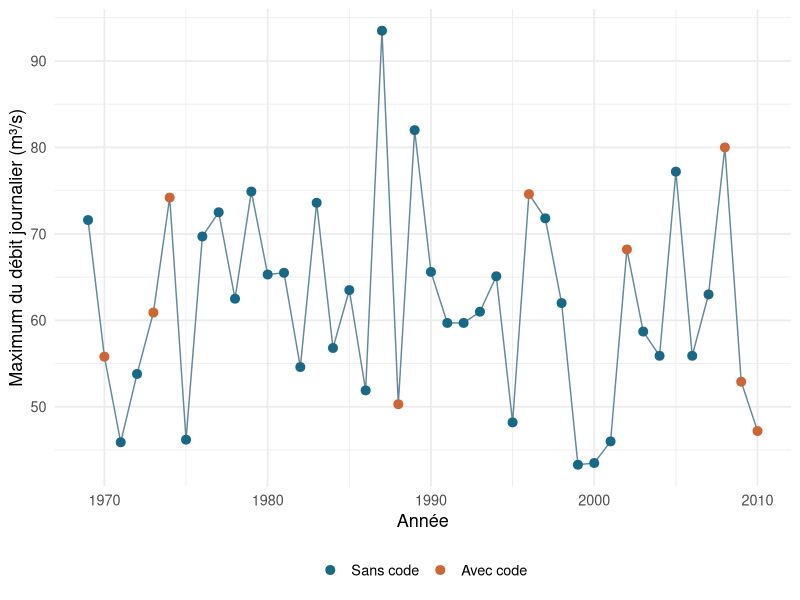
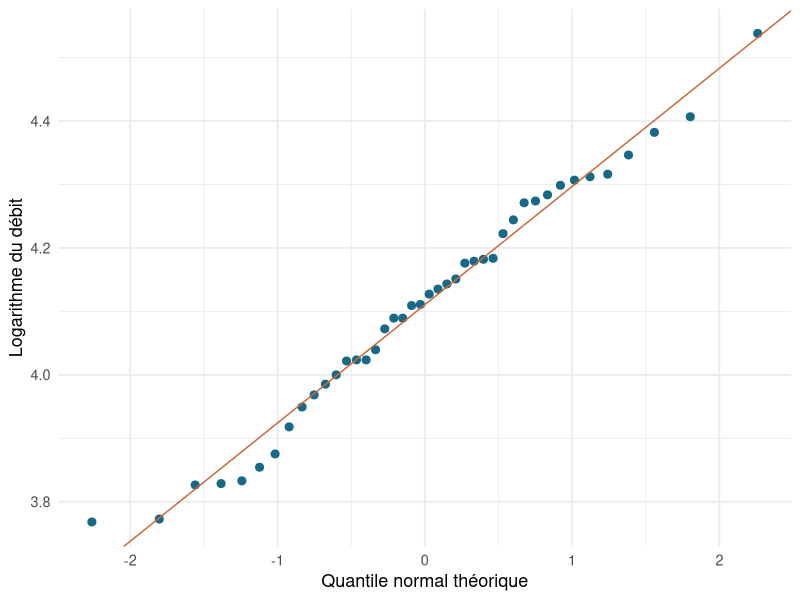
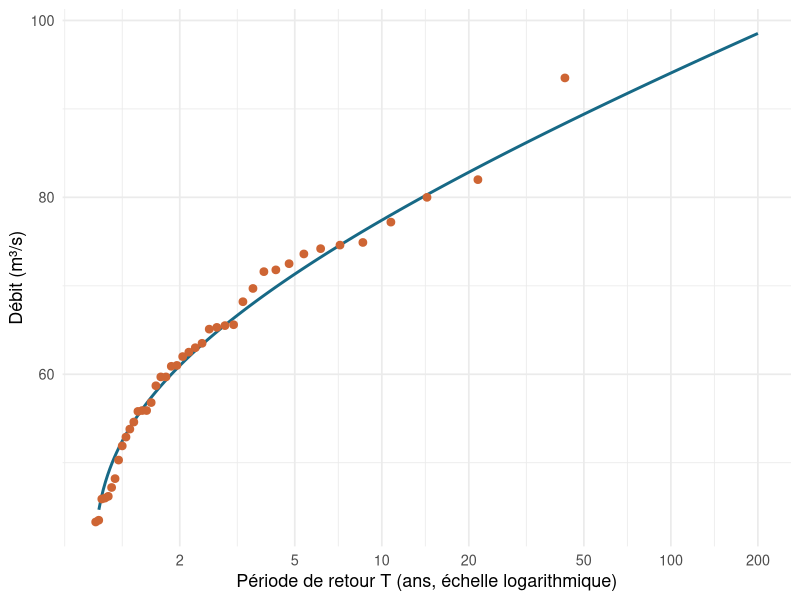
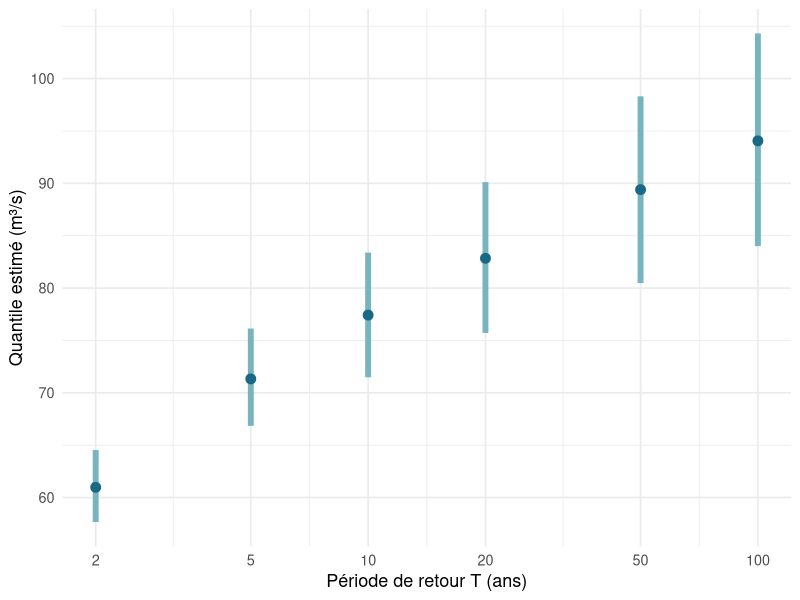

Write the R code that produced these figures, in order.
## ---- chunk 1
# Bibliothèques et réglages utilisés dans ce document.
library(readr)
library(dplyr)
library(tidyr)
library(ggplot2)
library(knitr)
library(scales)

theme_set(theme_minimal(base_size = 13))
fmt <- function(x, digits = 1) {
  formatC(x, format = "f", digits = digits, decimal.mark = ",")
}
crues <- read_csv(
  "data/crues-saint-charles-1969-2010.csv",
  col_types = cols(date = col_date(), debit_m3_s = col_double(),
                   code_source = col_character())
) |>
  mutate(annee = as.integer(format(date, "%Y")))

stopifnot(nrow(crues) == 42, !anyDuplicated(crues$annee),
          identical(sort(crues$annee), 1969:2010),
          all(is.finite(crues$debit_m3_s)), all(crues$debit_m3_s > 0))

crues |>
  summarise(Annees = n(), Minimum = min(debit_m3_s),
            Mediane = median(debit_m3_s), Moyenne = mean(debit_m3_s),
            Maximum = max(debit_m3_s)) |>
  kable(digits = 1, caption = "Résumé des maxima annuels, en m³/s.")
## ---- chunk 2
#| fig-cap: "Maxima annuels de la station 050904. Les points orange portent un code de qualité dans le tableau source."
#| fig-alt: "Série des 42 maxima annuels de 1969 à 2010, avec les observations signalées dans le rapport en orange."
ggplot(crues, aes(annee, debit_m3_s)) +
  geom_line(color = "#628a9a") +
  geom_point(aes(color = !is.na(code_source)), size = 2.7) +
  scale_color_manual(values = c("FALSE" = "#176986", "TRUE" = "#ce6534"),
                     labels = c("Sans code", "Avec code"), name = NULL) +
  labs(x = "Année", y = "Maximum du débit journalier (m³/s)") +
  theme(legend.position = "bottom")
## ---- chunk 3
q <- crues$debit_m3_s
y <- log(q)
n <- length(q)
mu <- mean(y)
sigma_mv <- sqrt(mean((y - mu)^2))
sigma_n1 <- sd(y)

tibble(
  Parametre = c("Moyenne des logarithmes", "Écart-type, diviseur n",
                "Écart-type, diviseur n - 1"),
  Valeur = c(mu, sigma_mv, sigma_n1)
) |> kable(digits = 5)
## ---- chunk 4
#| fig-cap: "Comparer les logarithmes aux quantiles d’une loi normale. La droite utilise les paramètres estimés avec le diviseur n - 1."
#| fig-alt: "Diagramme quantile-quantile normal des logarithmes des 42 débits."
ggplot(tibble(log_debit = y), aes(sample = log_debit)) +
  stat_qq(color = "#176986", size = 2.4) +
  geom_abline(intercept = mu, slope = sigma_n1, color = "#ce6534") +
  labs(x = "Quantile normal théorique", y = "Logarithme du débit")
## ---- chunk 5
periodes <- c(2, 5, 10, 20, 50, 100)
comparaison <- tibble(
  periode_ans = periodes,
  tableau_4_rapport = c(61.0, 71.3, 77.4, 82.8, 89.4, 94.1),
  calcul_n1 = qlnorm(1 - 1 / periodes, meanlog = mu, sdlog = sigma_n1),
  calcul_mv = qlnorm(1 - 1 / periodes, meanlog = mu, sdlog = sigma_mv)
)
comparaison |> kable(digits = 2,
  col.names = c("T (ans)", "Rapport (m³/s)", "Calcul avec n - 1", "MV strict"))

# Le tableau 4 donne un chiffre après la virgule.
stopifnot(all(abs(comparaison$calcul_n1 -
                    comparaison$tableau_4_rapport) < 0.051))
## ---- chunk 6
#| fig-cap: "La courbe ajuste une distribution puis prolonge son quantile vers les grandes périodes de retour. Les points utilisent les positions empiriques de Weibull."
#| fig-alt: "Débits en fonction de la période de retour sur une échelle logarithmique, avec les observations et la courbe lognormale."
empirique <- tibble(debit = sort(q), rang = seq_along(q)) |>
  mutate(probabilite = rang / (n + 1), T = 1 / (1 - probabilite))
grille <- tibble(T = exp(seq(log(1.05), log(200), length.out = 300))) |>
  mutate(debit = qlnorm(1 - 1 / T, mu, sigma_n1))
ggplot(grille, aes(T, debit)) +
  geom_line(color = "#176986", linewidth = 1) +
  geom_point(data = empirique, color = "#ce6534", size = 2.3) +
  scale_x_log10(breaks = c(2, 5, 10, 20, 50, 100, 200)) +
  labs(x = "Période de retour T (ans, échelle logarithmique)",
       y = "Débit (m³/s)")
## ---- chunk 7
set.seed(4230)
B <- 2000
quantiles_boot <- replicate(B, {
  echantillon <- rlnorm(n, meanlog = mu, sdlog = sigma_n1)
  qlnorm(1 - 1 / periodes, meanlog = mean(log(echantillon)),
         sdlog = sd(log(echantillon)))
})
incertitude <- comparaison |>
  transmute(T = periode_ans, estimation = calcul_n1,
            borne_inf = apply(quantiles_boot, 1, quantile, probs = 0.025),
            borne_sup = apply(quantiles_boot, 1, quantile, probs = 0.975))
incertitude |> kable(digits = 1,
  caption = "Intervalles percentile à 95 % du bootstrap, en m³/s.")
## ---- chunk 8
#| fig-cap: "L’incertitude d’estimation augmente pour les périodes de retour éloignées. Les intervalles sont conditionnels au modèle lognormal et à l’hypothèse d’années indépendantes et stationnaires."
#| fig-alt: "Quantiles estimés pour six périodes de retour et leurs intervalles bootstrap à 95 pour cent."
ggplot(incertitude, aes(T, estimation)) +
  geom_linerange(aes(ymin = borne_inf, ymax = borne_sup),
                 color = "#78b4be", linewidth = 2) +
  geom_point(color = "#176986", size = 3) +
  scale_x_log10(breaks = periodes) +
  labs(x = "Période de retour T (ans)", y = "Quantile estimé (m³/s)")
## ---- chunk 9
sigma_q_mv <- sqrt(mean((q - mean(q))^2))
logv_normale <- sum(dnorm(q, mean(q), sigma_q_mv, log = TRUE))
logv_lognormale <- sum(dlnorm(q, mu, sigma_mv, log = TRUE))
modeles <- tibble(
  Loi = c("Normale", "Lognormale"),
  AIC = -2 * c(logv_normale, logv_lognormale) + 2 * 2,
  Q100 = c(qnorm(0.99, mean(q), sigma_q_mv), qlnorm(0.99, mu, sigma_mv))
) |>
  mutate(delta_AIC = AIC - min(AIC))
modeles |> kable(digits = 2)
## ---- chunk 10
# Expérience de sensibilité, pas une recommandation de nettoyage.
q_sans_code <- crues |> filter(is.na(code_source)) |> pull(debit_m3_s)
tibble(
  Echantillon = c("Toutes les années", "Années sans code seulement"),
  n = c(length(q), length(q_sans_code)),
  Q100 = c(qlnorm(0.99, mu, sigma_n1),
           qlnorm(0.99, mean(log(q_sans_code)), sd(log(q_sans_code))))
) |> kable(digits = 2)
## ---- chunk 11
100 * (1 - (1 - 1 / 100)^30)
## ---- chunk 12
sessionInfo()
